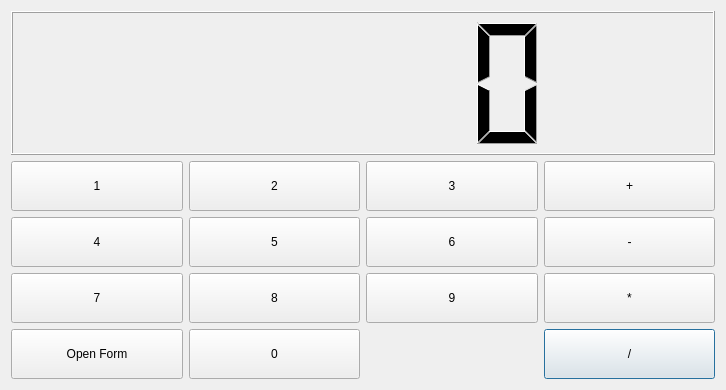
<?xml version="1.0" encoding="UTF-8"?>
<ui version="4.0">
 <class>Dialog</class>
 <widget class="QDialog" name="Dialog">
  <property name="geometry">
   <rect>
    <x>0</x>
    <y>0</y>
    <width>726</width>
    <height>390</height>
   </rect>
  </property>
  <property name="windowTitle">
   <string>Dialog</string>
  </property>
  <layout class="QGridLayout" name="gridLayout" rowstretch="2,0,0,0,0">
   <item row="0" column="0" colspan="4">
    <widget class="QLCDNumber" name="lcdNumber">
     <property name="sizePolicy">
      <sizepolicy hsizetype="Expanding" vsizetype="Expanding">
       <horstretch>0</horstretch>
       <verstretch>0</verstretch>
      </sizepolicy>
     </property>
     <property name="minimumSize">
      <size>
       <width>0</width>
       <height>100</height>
      </size>
     </property>
    </widget>
   </item>
   <item row="4" column="3">
    <widget class="QPushButton" name="pushButton_delene">
     <property name="sizePolicy">
      <sizepolicy hsizetype="Expanding" vsizetype="Expanding">
       <horstretch>0</horstretch>
       <verstretch>0</verstretch>
      </sizepolicy>
     </property>
     <property name="minimumSize">
      <size>
       <width>50</width>
       <height>50</height>
      </size>
     </property>
     <property name="text">
      <string>/</string>
     </property>
    </widget>
   </item>
   <item row="3" column="2">
    <widget class="QPushButton" name="pushButton_9">
     <property name="sizePolicy">
      <sizepolicy hsizetype="Expanding" vsizetype="Expanding">
       <horstretch>0</horstretch>
       <verstretch>0</verstretch>
      </sizepolicy>
     </property>
     <property name="minimumSize">
      <size>
       <width>50</width>
       <height>50</height>
      </size>
     </property>
     <property name="text">
      <string>9</string>
     </property>
    </widget>
   </item>
   <item row="1" column="0">
    <widget class="QPushButton" name="pushButton1">
     <property name="sizePolicy">
      <sizepolicy hsizetype="Expanding" vsizetype="Expanding">
       <horstretch>0</horstretch>
       <verstretch>0</verstretch>
      </sizepolicy>
     </property>
     <property name="minimumSize">
      <size>
       <width>50</width>
       <height>50</height>
      </size>
     </property>
     <property name="text">
      <string>1</string>
     </property>
    </widget>
   </item>
   <item row="2" column="2">
    <widget class="QPushButton" name="pushButton_6">
     <property name="sizePolicy">
      <sizepolicy hsizetype="Expanding" vsizetype="Expanding">
       <horstretch>0</horstretch>
       <verstretch>0</verstretch>
      </sizepolicy>
     </property>
     <property name="minimumSize">
      <size>
       <width>50</width>
       <height>50</height>
      </size>
     </property>
     <property name="text">
      <string>6</string>
     </property>
    </widget>
   </item>
   <item row="2" column="3">
    <widget class="QPushButton" name="pushButton_minus">
     <property name="sizePolicy">
      <sizepolicy hsizetype="Expanding" vsizetype="Expanding">
       <horstretch>0</horstretch>
       <verstretch>0</verstretch>
      </sizepolicy>
     </property>
     <property name="minimumSize">
      <size>
       <width>50</width>
       <height>50</height>
      </size>
     </property>
     <property name="text">
      <string>-</string>
     </property>
    </widget>
   </item>
   <item row="3" column="0">
    <widget class="QPushButton" name="pushButton_7">
     <property name="sizePolicy">
      <sizepolicy hsizetype="Expanding" vsizetype="Expanding">
       <horstretch>0</horstretch>
       <verstretch>0</verstretch>
      </sizepolicy>
     </property>
     <property name="minimumSize">
      <size>
       <width>50</width>
       <height>50</height>
      </size>
     </property>
     <property name="text">
      <string>7</string>
     </property>
    </widget>
   </item>
   <item row="2" column="0">
    <widget class="QPushButton" name="pushButton_4">
     <property name="sizePolicy">
      <sizepolicy hsizetype="Expanding" vsizetype="Expanding">
       <horstretch>0</horstretch>
       <verstretch>0</verstretch>
      </sizepolicy>
     </property>
     <property name="minimumSize">
      <size>
       <width>50</width>
       <height>50</height>
      </size>
     </property>
     <property name="text">
      <string>4</string>
     </property>
    </widget>
   </item>
   <item row="3" column="1">
    <widget class="QPushButton" name="pushButton_8">
     <property name="sizePolicy">
      <sizepolicy hsizetype="Expanding" vsizetype="Expanding">
       <horstretch>0</horstretch>
       <verstretch>0</verstretch>
      </sizepolicy>
     </property>
     <property name="minimumSize">
      <size>
       <width>50</width>
       <height>50</height>
      </size>
     </property>
     <property name="text">
      <string>8</string>
     </property>
    </widget>
   </item>
   <item row="1" column="3">
    <widget class="QPushButton" name="pushButton_plus">
     <property name="sizePolicy">
      <sizepolicy hsizetype="Expanding" vsizetype="Expanding">
       <horstretch>0</horstretch>
       <verstretch>0</verstretch>
      </sizepolicy>
     </property>
     <property name="minimumSize">
      <size>
       <width>50</width>
       <height>50</height>
      </size>
     </property>
     <property name="text">
      <string>+</string>
     </property>
    </widget>
   </item>
   <item row="2" column="1">
    <widget class="QPushButton" name="pushButton_5">
     <property name="sizePolicy">
      <sizepolicy hsizetype="Expanding" vsizetype="Expanding">
       <horstretch>0</horstretch>
       <verstretch>0</verstretch>
      </sizepolicy>
     </property>
     <property name="minimumSize">
      <size>
       <width>50</width>
       <height>50</height>
      </size>
     </property>
     <property name="text">
      <string>5</string>
     </property>
    </widget>
   </item>
   <item row="3" column="3">
    <widget class="QPushButton" name="pushButton_krat">
     <property name="sizePolicy">
      <sizepolicy hsizetype="Expanding" vsizetype="Expanding">
       <horstretch>0</horstretch>
       <verstretch>0</verstretch>
      </sizepolicy>
     </property>
     <property name="minimumSize">
      <size>
       <width>50</width>
       <height>50</height>
      </size>
     </property>
     <property name="text">
      <string>*</string>
     </property>
    </widget>
   </item>
   <item row="4" column="1">
    <widget class="QPushButton" name="pushButton_0">
     <property name="sizePolicy">
      <sizepolicy hsizetype="Expanding" vsizetype="Expanding">
       <horstretch>0</horstretch>
       <verstretch>0</verstretch>
      </sizepolicy>
     </property>
     <property name="minimumSize">
      <size>
       <width>50</width>
       <height>50</height>
      </size>
     </property>
     <property name="text">
      <string>0</string>
     </property>
    </widget>
   </item>
   <item row="1" column="2">
    <widget class="QPushButton" name="pushButton_3">
     <property name="sizePolicy">
      <sizepolicy hsizetype="Expanding" vsizetype="Expanding">
       <horstretch>0</horstretch>
       <verstretch>0</verstretch>
      </sizepolicy>
     </property>
     <property name="minimumSize">
      <size>
       <width>50</width>
       <height>50</height>
      </size>
     </property>
     <property name="text">
      <string>3</string>
     </property>
    </widget>
   </item>
   <item row="1" column="1">
    <widget class="QPushButton" name="pushButton_2">
     <property name="sizePolicy">
      <sizepolicy hsizetype="Expanding" vsizetype="Expanding">
       <horstretch>0</horstretch>
       <verstretch>0</verstretch>
      </sizepolicy>
     </property>
     <property name="minimumSize">
      <size>
       <width>50</width>
       <height>50</height>
      </size>
     </property>
     <property name="text">
      <string>2</string>
     </property>
    </widget>
   </item>
   <item row="4" column="0">
    <widget class="QPushButton" name="btnOpenForm">
     <property name="sizePolicy">
      <sizepolicy hsizetype="Expanding" vsizetype="Expanding">
       <horstretch>0</horstretch>
       <verstretch>0</verstretch>
      </sizepolicy>
     </property>
     <property name="text">
      <string>Open Form</string>
     </property>
    </widget>
   </item>
  </layout>
 </widget>
 <resources/>
 <connections/>
</ui>
